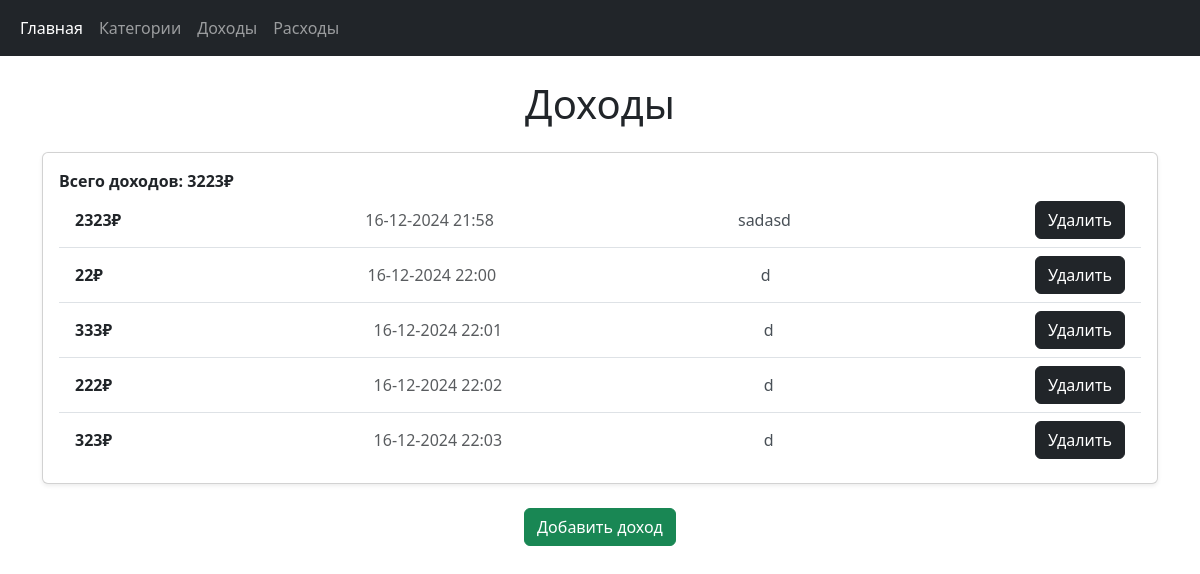
The app's page /income, older data.
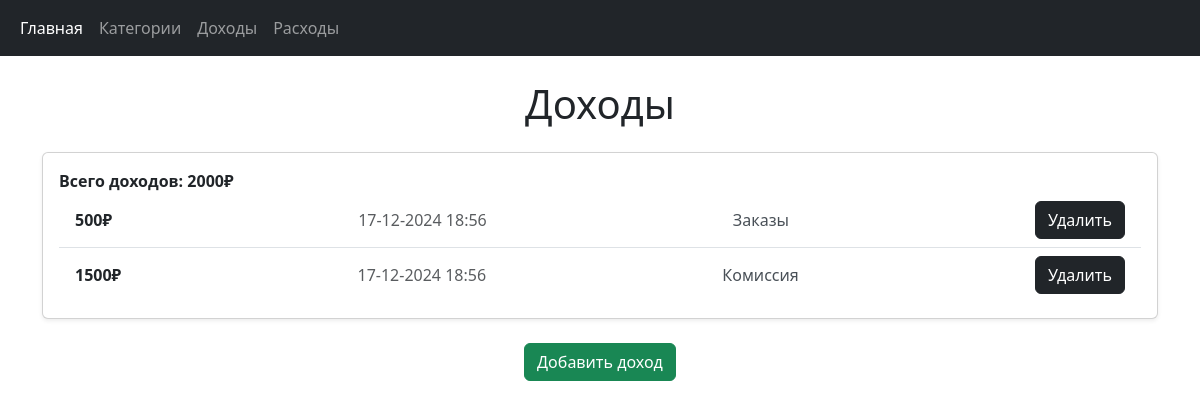
The same page, newer data.
### dashboard/models.py (models this page shows, shortened)
class Income(models.Model):
    category = models.ForeignKey(
        Category,
        on_delete=models.CASCADE,
        related_name="incomes",
        verbose_name="Категория",
    )
    amount = models.IntegerField()
    date = models.DateTimeField(auto_now_add=True)

class Category(models.Model):
    title = models.CharField(max_length=255)

### dashboard/views.py (the view)
# urls.py: path("income", income_view, name="income_view"),
def income_view(request):
    incomes = Income.objects.all()
    sum_inc = Income.objects.aggregate(total_inc=Sum("amount"))
    total_inc = sum_inc["total_inc"]
    context = {
        "incomes": incomes,
        "total_inc": total_inc,
    }
    return render(request, "income.html", context)

### templates/income.html (shortened to what this page needs)
{% extends "base.html" %}
{% block content %}
<h1 class="text-center my-4">Доходы</h1>
<div class="card shadow-sm">
    <div class="card-body">
        <ul class="list-group list-group-flush">
            <span class="fw-bold">Всего доходов: {{ total_inc }}₽</span>
            {% for income in incomes %}
            <li class="list-group-item d-flex justify-content-between align-items-center">
                <span class="fw-bold">{{ income.amount }}₽</span>
                <span class="text-muted">{{ income.date|date:"d-m-Y H:i" }}</span>
                <span class="text-light-emphasis">{{ income.category.title }}</span>
                <form method="POST" action="{% url 'income_del' income.id %}">
                    <button type="submit" class="btn btn-dark">Удалить</button>
                </form>
            </li>
            {% endfor %}
        </ul>
    </div>
</div>
<div class="text-center mt-4">
    <a href="/income/add" class="btn btn-success">Добавить доход</a>
</div>
{% endblock %}

Row changes from the older to the newer data that the page shows:
removed Income: amount "2323", date "16-12-2024 21:58", category "sadasd"
removed Income: amount "22", date "16-12-2024 22:00", category "d"
removed Income: amount "333", date "16-12-2024 22:01", category "d"
removed Income: amount "222", date "16-12-2024 22:02", category "d"
removed Income: amount "323", date "16-12-2024 22:03", category "d"
added Income: amount "500", date "17-12-2024 18:56", category "Заказы"
added Income: amount "1500", date "17-12-2024 18:56", category "Комиссия"
Text that changed along with them:
{{ total_inc }}: "3223" → "2000"
